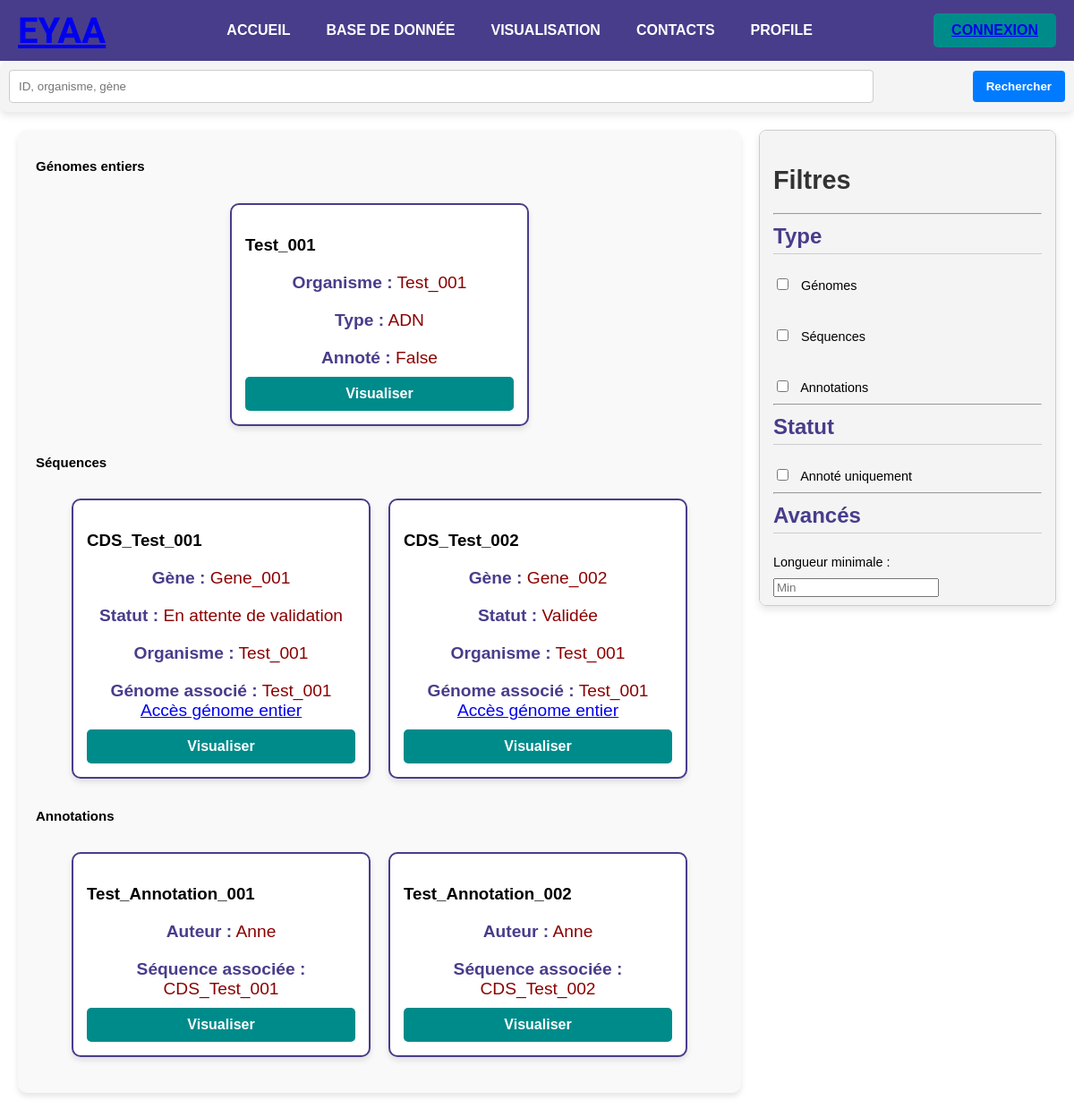
The page /database/ on the database as committed earlier.
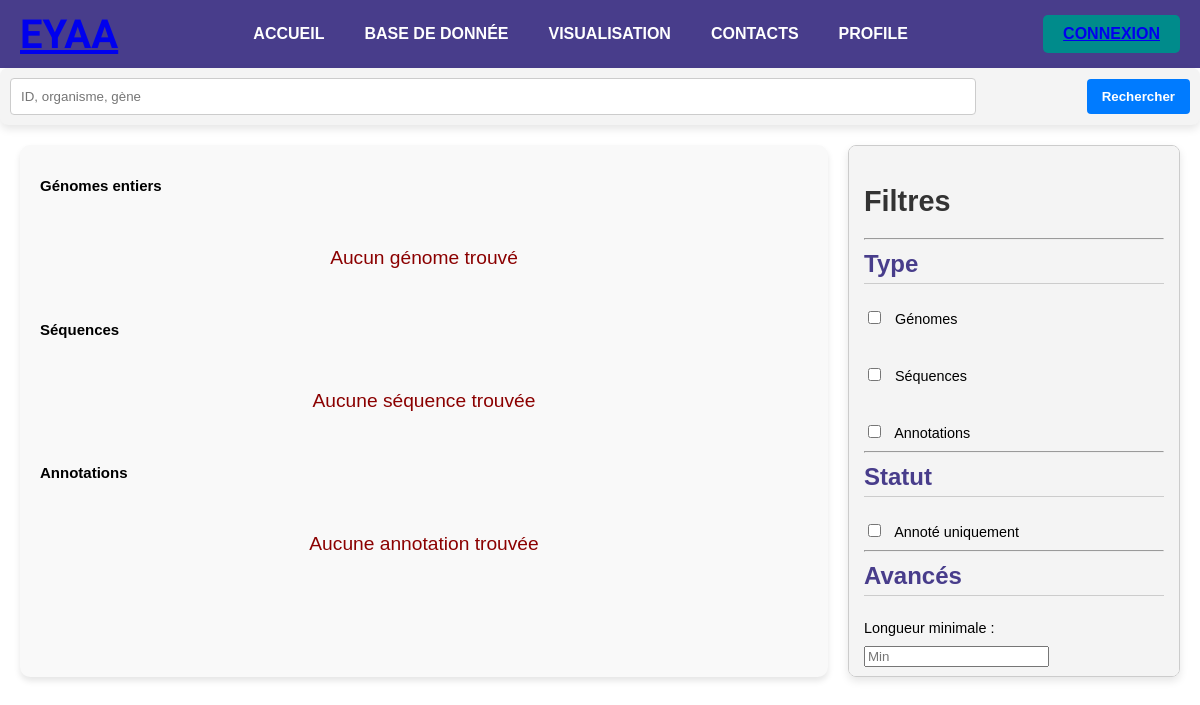
The same page on the database as committed later.
### core/models.py (models this page shows, shortened)
class Genome(models.Model):
    genome_id = models.CharField(max_length=20, primary_key=True)
    genome_sequence = models.TextField(validators=[RegexValidator(
        regex=r"^[ACGTU]*$",
        message="La séquence doit être uniquement "
        "composée des caractères ACGT ou U.")])
    TYPE_CHOICES = [("DNA", "ADN"), ("RNA", "ARN")]
    genome_type = models.CharField(max_length=3, choices=TYPE_CHOICES)
    organism = models.CharField(max_length=20)
    is_annotated = models.BooleanField(default=False)

class Sequence(models.Model):
    sequence_id = models.CharField(max_length=20, primary_key=True)
    dna_sequence = models.TextField()
    aa_sequence = models.TextField()
    num_chromosome = models.IntegerField()
    sequence_start = models.IntegerField()
    sequence_stop = models.IntegerField()
    sequence_length = models.IntegerField()
    gene_name = models.CharField(max_length=20)
    STATUS_CHOICES = [("Nothing", "Non-annotée"),
                      ("Assigned", "Attribuée"),
                      ("Awaiting validation", "En attente de validation"),
                      ("Validated", "Validée")]
    sequence_status = models.CharField(max_length=50, choices=STATUS_CHOICES)
    genome = models.ForeignKey(Genome, on_delete=models.CASCADE,
                               related_name="sequences")

class Annotation(models.Model):
    annotation_id = models.CharField(max_length=20, primary_key=True)
    annotation_text = models.TextField()  # Définir un max ?
    annotation_author = models.CharField(max_length=50)
    sequence = models.OneToOneField(Sequence, on_delete=models.CASCADE,
                                    related_name="annotation")

### core/views.py (the view)
# urls.py: path("database/", views.database_view, name="genome_database"),
def database_view(request):
    user_request = request.GET.get("user_request", "").strip()
    filter_types = request.GET.getlist("filter_type")
    is_annotated = request.GET.get("is_annotated") == "true"
    min_length = request.GET.get("min_length")
    max_length = request.GET.get("max_length")
    chromosome = request.GET.get("chromosome", "").strip()
    genomes = sequences = annotations = None
    if user_request:
        query = Q(genome_id__icontains=user_request) | Q(organism__icontains=user_request)
        if "genome" in filter_types or not filter_types:
            genomes = Genome.objects.filter(query)
            if is_annotated:
                genomes = genomes.filter(is_annotated=True)
        if "sequence" in filter_types or not filter_types:
            sequences = Sequence.objects.filter(
                Q(sequence_id__icontains=user_request) | Q(gene_name__icontains=user_request)
            )
            if min_length:
                sequences = sequences.filter(sequence_length__gte=int(min_length))
            if max_length:
                sequences = sequences.filter(sequence_length__lte=int(max_length))
            if chromosome:
                sequences = sequences.filter(num_chromosome__iexact=chromosome)
        if "annotation" in filter_types or not filter_types:
            annotations = Annotation.objects.filter(
                Q(annotation_id__icontains=user_request) | Q(annotation_text__icontains=user_request)
            )
    else:
        if "genome" in filter_types or not filter_types:
            genomes = Genome.objects.all()
            if is_annotated:
                genomes = genomes.filter(is_annotated=True)
        if "sequence" in filter_types or not filter_types:
            sequences = Sequence.objects.all()
            if min_length:
                sequences = sequences.filter(sequence_length__gte=int(min_length))
            if max_length:
                sequences = sequences.filter(sequence_length__lte=int(max_length))
            if chromosome:
                sequences = sequences.filter(num_chromosome__iexact=chromosome)
        if "annotation" in filter_types or not filter_types:
            annotations = Annotation.objects.all()
    return render(request, "core/database.html", {
        "genomes": genomes,
        "sequences": sequences,
        "annotations": annotations,
    })

### core/templates/core/database.html (shortened to what this page needs)
{% extends "core/base.html" %}
{% load static %}
{% block content %}
    <div class="search-bar-container">
        <form method="GET" action="{% url 'genome_database' %}">
            <div class="search-bar">
                <input type="text" name="user_request" placeholder="ID, organisme, gène">
                <button type="submit" value="Recherche" style="color: white;">Rechercher</button>
            </div>
        </form>
    </div>
    <div class="main-content">
        <div class="database-section">
            <h2>Génomes entiers</h2>
    <div class="database-container">
        {% if genomes %}
            {% for genome in genomes %}
            <div class="sequence-card">
                <h3>{{ genome.genome_id }}</h3>
                <p><strong>Organisme :</strong> {{ genome.organism }}</p>
                <p><strong>Type :</strong> {{ genome.get_genome_type_display }}</p>
                <p><strong>Annoté :</strong> {{ genome.is_annotated }}</p>
                {% if genome.genome_id %}
                    <a href="{% url 'visualisation' 'genome' genome.genome_id %}" class="visualisation-access-button">Visualiser</a>
                {% else %}
                    <p>Aucun accès de visualisation disponible pour ce génome</p>
                {% endif %}
            </div>
            {% endfor %}
        {% else %}
            <p>Aucun génome trouvé</p>
        {% endif %}
    </div>
    <h2>Séquences</h2>
    <div class="database-container">
        {% if sequences %}
            {% for sequence in sequences %}
            <div class="sequence-card">
                <h3>{{sequence.sequence_id }}</h3>
                <p><strong>Gène :</strong> {{sequence.gene_name }}</p>
                <p><strong>Statut :</strong> {{ sequence.get_sequence_status_display }}</p>
                <p><strong>Organisme :</strong> {{ sequence.genome.organism }}</p>
                <p><strong>Génome associé :</strong> {{ sequence.genome.genome_id }} <a href="{% url 'visualisation' 'genome' sequence.genome.genome_id %}">Accès génome entier</a></p>
                {% if sequence.sequence_id %}
                    <a href="{% url 'visualisation' 'sequence' sequence.sequence_id %}" class="visualisation-access-button">Visualiser</a>
                {% else %}
                    <p>Aucun accès de visualisation disponible pour cette séquence</p>
                {% endif %}
            </div>
            {% endfor %}
        {% else %}
            <p>Aucune séquence trouvée</p>
        {% endif %}
    </div>
    <h2>Annotations</h2>
    <div class="database-container">
        {% if annotations %}
            {% for annotation in annotations %}
            <div class="sequence-card">
                <h3>{{ annotation.annotation_id }}</h3>
                <p><strong>Auteur :</strong> {{ annotation.annotation_author }}</p>
                <p><strong>Séquence associée :</strong> {{ annotation.sequence.sequence_id }}</p>
                {% if annotation.annotation_id %}
                    <a href="{% url 'visualisation' 'annotation' annotation.annotation_id %}" class="visualisation-access-button">Visualiser</a>
                {% else %}
                    <p>Aucun accès de visualisation disponible pour cette annotation</p>
                {% endif %}
            </div>
            {% endfor %}
        {% else %}
            <p>Aucune annotation trouvée</p>
        {% endif %}
    </div>
    </div>
    <div class="filter-menu">
        <h2>Filtres</h2>
        <form method="GET" action="{% url 'genome_database' %}">
            <hr>
            <h3>Type</h3>
            <label>
                <input type="checkbox" name="filter_type" value="genome"> Génomes
            </label><br>
            <label>
                <input type="checkbox" name="filter_type" value="sequence"> Séquences
            </label><br>
            <label>
                <input type="checkbox" name="filter_type" value="annotation"> Annotations
            </label>
            <hr>
            <h3>Statut</h3>
            <label>
                <input type="checkbox" name="is_annotated" value="true"> Annoté uniquement
            </label>
            <hr>
            <h3> Avancés</h3>
            <label for="min_length">Longueur minimale :</label>
            <input type="number" name="min_length" placeholder="Min">
        </form>
    </div>
</div>
{% endblock %}

### core/templates/core/base.html (shortened to what this page needs)
{% load static %}
<!DOCTYPE html>
<html lang="fr">
    <head>
        <link rel="stylesheet" href="{% static 'core/style.css' %}">
    </head>
    <body>
        <header>
            <div class="site-name">
                <a href="{% url 'home' %}">EYAA</a>
            </div>
            <nav class="menu">
                <ul>
                    <li><a href="{% url 'home' %}">Accueil</a></li>
                    <li><a href="{% url 'genome_database' %}">Base de donnée</a></li>
                    <li><a>Visualisation</a></li>
                    <li><a href="{% url 'contacts' %}">Contacts</a></li>
                    <li><a href="{% url 'profile' %}">Profile</a></li>
                </ul>
            </nav>
            <button class="connexion-button">
                {% if user.is_authenticated %}
                    <a href="{% url 'deconnexion' %}">Déconnexion</a>
                {% else %}
                <a href="{% url 'connexion' %}">Connexion</a>
                {% endif %}
        </header>
        <main>
            {% block content %}
            {% endblock %}
        </main>
    </body>
</html>

### core/static/core/style.css (style rules this page uses)
body, html { margin: 0; padding: 0; font-family: Avantgarde, sans-serif; height: 100vh; }
header { background-color: darkslateblue; padding: 10px 20px; display: flex; justify-content: space-between; align-items: center; }
.site-name { color: white; font-size: 40px; font-weight: bold; font-family: "Audiowide", serif; text-transform: uppercase; }
.menu ul { list-style: none; margin: 0; padding: 0; display: flex; justify-content: center; }
.menu li { margin: 0; }
.menu a { display: block; padding: 15px 20px; color: white; text-decoration: none; text-transform: uppercase; font-weight: bold; transition: background-color 0.3s; }
.connexion-button { background-color: darkcyan; color: white; border: none; border-radius: 5px; padding: 10px 20px; font-size: 1em; font-weight: bold; text-transform: uppercase; cursor: pointer; transition: background-color 0.3s; }
.main-content { display: flex; margin: 20px; gap: 20px; }
.database-section { flex: 3; background-color: #f9f9f9; padding: 20px; border-radius: 10px; box-shadow: 0 4px 6px rgba(0, 0, 0, 0.1); }
.filter-menu { position: static; top: 160px; right: 20px; width: 300px; background-color: #f4f4f4; border: 1px solid #ccc; border-radius: 8px; padding: 15px; box-shadow: 0 4px 8px rgba(0, 0, 0, 0.1); max-height: 500px; overflow-y: auto; }
.filter-menu h2 { font-size: 1.8em; color: #333; margin-bottom: 20px; }
.filter-menu h3 { margin-top: 10px; font-size: 1.5em; color: darkslateblue; border-bottom: 1px solid #ccc; padding-bottom: 5px; }
.filter-menu label { font-size: 0.9em; display: block; margin: 10px 0; }
.filter-menu input[type="checkbox"] { margin-right: 10px; }
.search-bar-container { margin-bottom: 20px; padding: 10px; background-color: #f4f4f4; border-radius: 8px; box-shadow: 0 4px 8px rgba(0, 0, 0, 0.1); z-index: 1000; }
.search-bar { display: flex; align-items: center; justify-content: space-between; }
.search-bar input { width: 80%; padding: 10px; margin-right: 10px; border-radius: 4px; border: 1px solid #ccc; }
.search-bar button { padding: 10px 15px; background-color: #007bff; color: white; border: none; border-radius: 4px; cursor: pointer; font-weight: bold; }
.database-container { display: flex; flex-wrap: wrap; justify-content: center; gap: 20px; padding: 20px; }
.database-container p { font-size: 1.2em; color: darkred; text-align: center; margin-top: 20px; }
h2 { font-size: 15px; }

Rows that differ between the two databases and show on the page:
removed Genome: genome_id "Test_001", organism "Test_001", genome_type "ADN", is_annotated "False", shows "Visualiser"
removed Sequence: sequence_id "CDS_Test_001", gene_name "Gene_001", sequence_status "En attente de validation", genome.organism "Test_001", genome.genome_id "Test_001", shows "Visualiser"
removed Sequence: sequence_id "CDS_Test_002", gene_name "Gene_002", sequence_status "Validée", genome.organism "Test_001", genome.genome_id "Test_001", shows "Visualiser"
removed Annotation: annotation_id "Test_Annotation_001", annotation_author "Anne", sequence.sequence_id "CDS_Test_001", shows "Visualiser"
removed Annotation: annotation_id "Test_Annotation_002", annotation_author "Anne", sequence.sequence_id "CDS_Test_002", shows "Visualiser"
Other text that changed with them:
text now shown: "Aucun génome trouvé Aucune séquence trouvée Aucune annotation trouvée"
